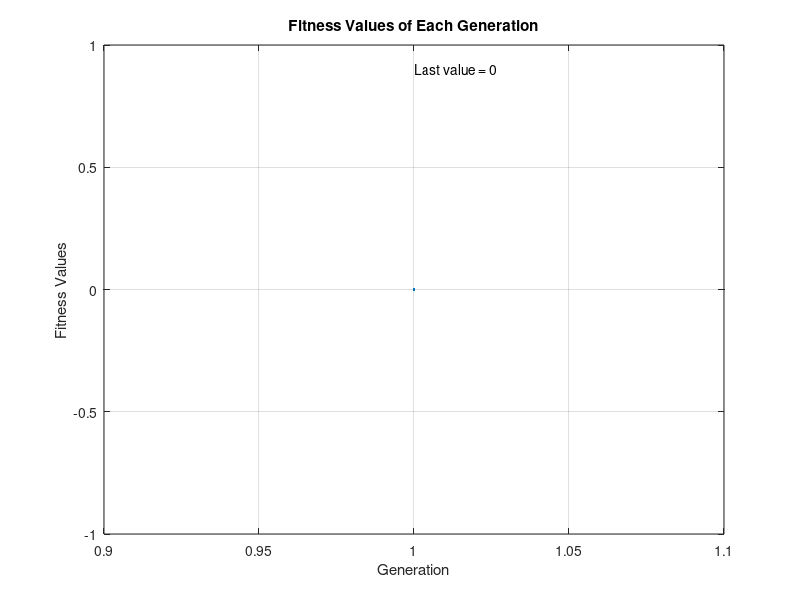

MATLAB code to generate this figure: (Note: this script raises an error after producing the figure.)
% Optimizing f(x)=x^2 within a range [0, 63]
clear;
rand('seed',70);
crossover_prob = 0.90;
mutation_prob  = 0.05;
Max_gen        = 20;
highest_f      = 63^2;
generation     = 0;

% Track best individual and display convergence
figure(1);
Best(generation+1) = 0;
plot(Best); xlabel('Generation'); ylabel('Fitness Values');
grid on
title('Fitness Values of Each Generation');
text(0.5, 0.95, ['Last value = ', num2str(Best(generation+1))], 'Units', 'normalized');
drawnow;

% Step 1 - generate an initial population
Ch = rand(6,6)>0.5;

for g=1:Max_gen
    % Step 2 - evaluate fitness
    Ch_str    = num2str(Ch);
    x         = bin2dec(Ch_str);
    fitness_v = x.^2;
    best_fit  = max(fitness_v);
    if (best_fit == highest_f)| all(x==0)
        break;
    end

    % Step 3a - selection
    [Selected_C] = roulette(Ch,fitness_v);

    % Step 3b - point crossover
    for i=1:size(Selected_C,2)/2
        ps   = [];
        ps   = randperm(size(Selected_C,2));
        h_id = find(ps==size(Selected_C,2));
        ps(h_id) = [];
        l_id = find(ps==1);
        ps(l_id) = [];
        ap   = ps(1);

        if rand(1)<=crossover_prob
            New_Ch(2*i-1,:) = [Selected_C(2*i-1,1:ap) Selected_C(2*i,(ap+1):end)];
            New_Ch(2*i,:)   = [Selected_C(2*i,1:ap) Selected_C(2*i-1,(ap+1):end)];
        else
            New_Ch(2*i-1,:) = Ch(2*i-1,:);
            New_Ch(2*i,:)   = Ch(2*i,:);
        end
    end

    % Step 3c - mutation
    if rand(1)<=mutation_prob
        iid = randperm(size(New_Ch,1));
        jid = randperm(size(New_Ch,2));

        if New_Ch(iid,jid)== 0
             New_Ch(iid,jid) = 1;
        else
             New_Ch(iid,jid) = 0;
        end
    end

    % Step 4 -  replace with new chromosomes
    Ch = New_Ch;
    generation = generation+1;

    % Update display and record current best individual
    figure(1);
    Best(generation+1) = best_fit;
    plot(Best); xlabel('Generation'); ylabel('Fitness Values');
    grid on
    title('Fitness Values of Each Generation');
    text(0.5, 0.95, ['Last value = ', num2str(Best(generation+1))], 'Units', 'normalized');
    drawnow;

end
